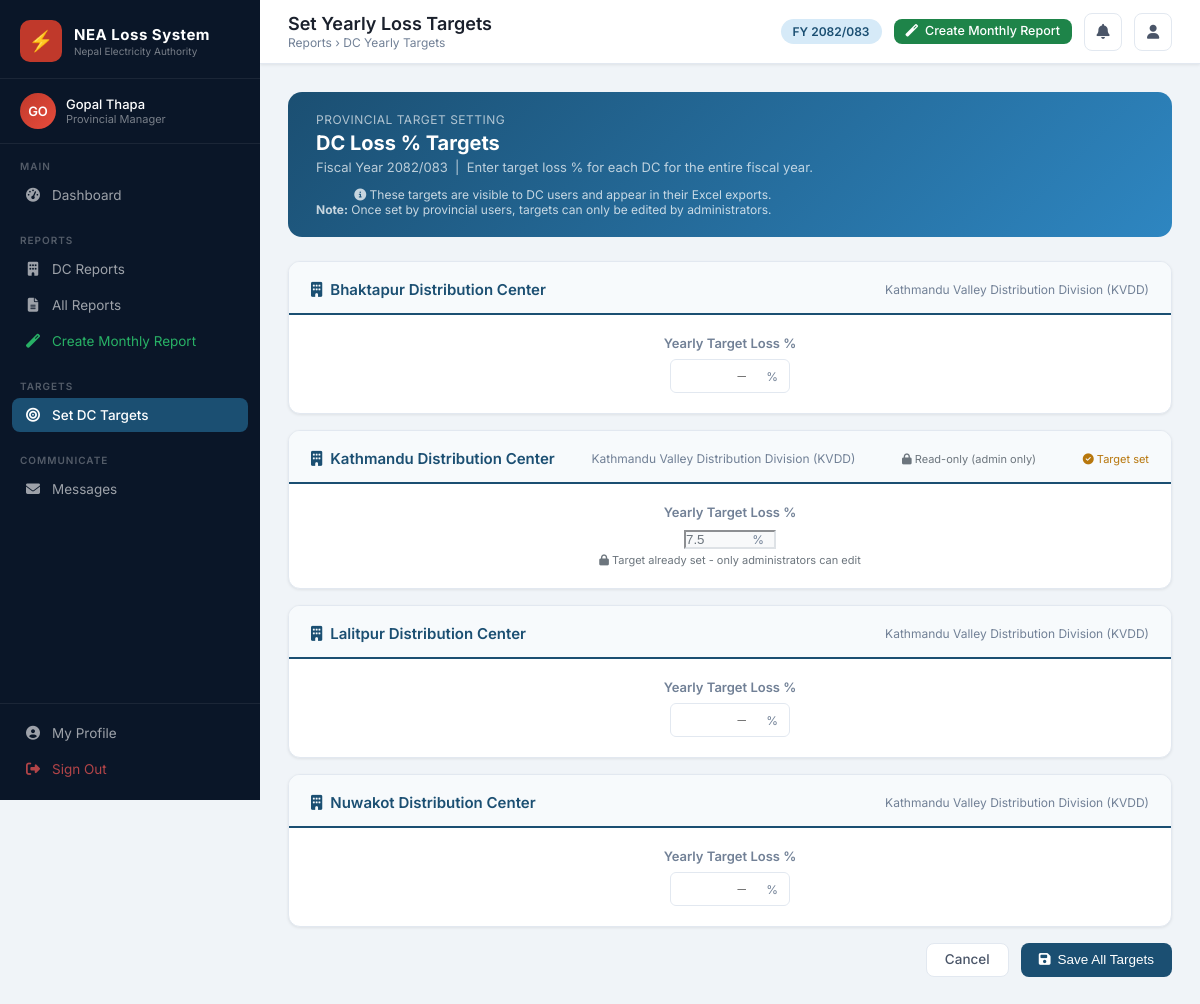
The app's page /targets/dc-yearly/ (signed in) with its own data.
### nea_loss/models.py (models this page shows, shortened)
class NEAUser(AbstractBaseUser, PermissionsMixin):
    ROLE_CHOICES = [
        ('SYS_ADMIN', 'System Administrator'),
        ('MD', 'Managing Director'),
        ('DMD', 'Deputy Managing Director'),
        ('DIRECTOR', 'Director'),
        ('PROVINCIAL_MANAGER', 'Provincial Manager'),
        ('DC_MANAGER', 'DC Manager'),
        ('DC_STAFF', 'DC Staff'),
    ]
    username = models.CharField(max_length=50, unique=True)
    email = models.EmailField(unique=True)
    full_name = models.CharField(max_length=150)
    role = models.CharField(max_length=30, choices=ROLE_CHOICES, default='DC_STAFF')
    employee_id = models.CharField(max_length=30, blank=True)
    phone = models.CharField(max_length=20, blank=True)
    designation = models.CharField(max_length=100, blank=True)
    provincial_office = models.ForeignKey(ProvincialOffice, null=True, blank=True, on_delete=models.SET_NULL)
    distribution_center = models.ForeignKey(DistributionCenter, null=True, blank=True, on_delete=models.SET_NULL)
    is_active = models.BooleanField(default=True)
    is_staff = models.BooleanField(default=False)
    date_joined = models.DateTimeField(default=timezone.now)
    last_login_ip = models.GenericIPAddressField(null=True, blank=True)
    objects = NEAUserManager()
    USERNAME_FIELD = 'username'
    REQUIRED_FIELDS = ['email', 'full_name']
    @property
    def is_system_admin(self):
        return self.role == 'SYS_ADMIN' or self.is_superuser
    @property
    def is_top_management(self):
        return self.role in ['MD', 'DMD', 'DIRECTOR']
    @property
    def is_provincial(self):
        return self.role == 'PROVINCIAL_MANAGER'
    @property
    def is_dc_level(self):
        return self.role in ['DC_MANAGER', 'DC_STAFF']
    class Meta:
        verbose_name = 'NEA User'
        verbose_name_plural = 'NEA Users'

class FiscalYear(models.Model):
    year_bs = models.CharField(max_length=20, unique=True)
    year_ad_start = models.IntegerField()
    year_ad_end = models.IntegerField()
    loss_target_percent = models.DecimalField(max_digits=5, decimal_places=2)
    is_active = models.BooleanField(default=False)
    created_at = models.DateTimeField(auto_now_add=True)
    class Meta:
        ordering = ['-year_ad_start']

class DistributionCenter(models.Model):
    MONTH_CHOICES = [
        (1,'Shrawan'),(2,'Bhadra'),(3,'Ashwin'),(4,'Kartik'),
        (5,'Mangsir'),(6,'Poush'),(7,'Magh'),(8,'Falgun'),
        (9,'Chaitra'),(10,'Baisakh'),(11,'Jestha'),(12,'Ashadh'),
    ]
    provincial_office = models.ForeignKey(ProvincialOffice, on_delete=models.CASCADE, related_name='distribution_centers')
    name = models.CharField(max_length=150)
    code = models.CharField(max_length=30, unique=True)
    address = models.TextField(blank=True)
    contact = models.CharField(max_length=20, blank=True)
    report_start_month = models.PositiveSmallIntegerField(
        choices=MONTH_CHOICES, default=1,
        help_text='First month this DC is required to submit a report for the fiscal year. '
                  'Admin sets this — e.g. a DC added mid-year starts from Mangsir (5).'
    )
    is_active = models.BooleanField(default=True, help_text='Inactive DCs are hidden from reports and lists.')
    created_at = models.DateTimeField(auto_now_add=True)
    class Meta:
        ordering = ['name']

class ProvincialOffice(models.Model):
    province = models.ForeignKey(Province, on_delete=models.CASCADE, related_name='offices')
    name = models.CharField(max_length=150)
    code = models.CharField(max_length=30, unique=True)
    address = models.TextField(blank=True)
    contact = models.CharField(max_length=20, blank=True)
    created_at = models.DateTimeField(auto_now_add=True)
    class Meta:
        ordering = ['name']

### nea_loss/views.py (the view, shortened to what this page needs)
# urls.py: path('targets/dc-yearly/', views.DCYearlyTargetView.as_view(), name='dc_yearly_targets'),
class DCYearlyTargetView(LoginRequiredMixin, View):
    template_name = 'nea_loss/reports/dc_yearly_targets.html'
    def dispatch(self, request, *args, **kwargs):
        user = request.user
        if user.is_authenticated:
            if not (getattr(user, 'is_system_admin', False) or user.is_provincial or user.is_top_management):
                messages.error(request, 'Only provincial managers can set DC yearly targets.')
                return redirect('dashboard')
        return super().dispatch(request, *args, **kwargs)
    def get(self, request):
        user = request.user
        active_fy = FiscalYear.objects.filter(is_active=True).first()
        if getattr(user, 'is_system_admin', False) or user.is_top_management:
            dcs = DistributionCenter.objects.select_related('provincial_office').all().order_by('provincial_office__name', 'name')
        else:
            po = user.provincial_office
            dcs = DistributionCenter.objects.filter(provincial_office=po).order_by('name') if po else DistributionCenter.objects.none()
        existing_targets = {}
        if active_fy:
            for t in DCYearlyTarget.objects.filter(fiscal_year=active_fy, distribution_center__in=dcs):
                existing_targets[t.distribution_center_id] = float(t.target_loss_percent)
        dc_rows = []
        for dc in dcs:
            target_exists = dc.pk in existing_targets
            can_edit = False
            if getattr(user, 'is_system_admin', False) or user.is_top_management:
                can_edit = True  # Admin can always edit
            elif user.is_provincial:
                can_edit = not target_exists  # Provincial can edit only if no target exists yet
            dc_rows.append({
                'dc': dc,
                'target': existing_targets.get(dc.pk, ''),
                'can_edit': can_edit,
                'target_exists': target_exists,
            })
        return render(request, self.template_name, {
            'active_fy': active_fy,
            'dc_rows': dc_rows,
        })

### nea_loss/context_processors.py (called while the page is built, shortened)
def nea_permissions(request):
    u = request.user
    is_sys_admin = getattr(u, 'is_system_admin', False)
    is_top = getattr(u, 'is_top_management', False)
    is_prov = getattr(u, 'is_provincial', False)
    is_dc = getattr(u, 'is_dc_level', False)
    can_create_dc = False
    if is_sys_admin:
        can_create_dc = True
    elif is_dc:
        can_create_dc = bool(getattr(u, 'distribution_center_id', None))
    can_create_prov = False
    if is_sys_admin:
        can_create_prov = True
    elif is_prov:
        can_create_prov = bool(getattr(u, 'provincial_office_id', None))
    return {
        'can_create_loss_report': can_create_dc,
        'can_create_provincial_report': can_create_prov,
        'is_system_admin': is_sys_admin,
        'is_top_management': is_top,
        'is_provincial': is_prov,
        'is_dc_level': is_dc,
    }

### nea_loss/templates/nea_loss/reports/dc_yearly_targets.html (shortened to what this page needs)
{% extends 'nea_loss/base.html' %}
{% block page_title %}Set Yearly Loss Targets{% endblock %}
{% block breadcrumb %}Reports &rsaquo; DC Yearly Targets{% endblock %}
{% block content %}
<div style="background:linear-gradient(135deg,#1B4F72,#2E86C1);border-radius:14px;padding:20px 28px;margin-bottom:24px;color:white;display:flex;align-items:center;justify-content:space-between;flex-wrap:wrap;gap:12px;">
  <div>
    <div style="font-size:12px;opacity:0.65;text-transform:uppercase;letter-spacing:0.5px;margin-bottom:4px;">Provincial Target Setting</div>
    <div style="font-size:20px;font-weight:700;">DC Loss % Targets</div>
    <div style="font-size:13px;opacity:0.7;margin-top:4px;">
      {% if active_fy %}Fiscal Year {{ active_fy.year_bs }}{% else %}No active fiscal year{% endif %}
      &nbsp;|&nbsp; Enter target loss % for each DC for the entire fiscal year.
    </div>
  </div>
  <div style="font-size:12px;opacity:0.75;text-align:right;">
    <i class="fas fa-info-circle"></i> These targets are visible to DC users and appear in their Excel exports.
    <br><strong>Note:</strong> Once set by provincial users, targets can only be edited by administrators.
  </div>
</div>
{% if not active_fy %}
<div class="card" style="text-align:center;padding:48px;">
  <div style="font-size:40px;margin-bottom:12px;">📅</div>
  <div style="font-size:16px;font-weight:600;">No Active Fiscal Year</div>
  <div style="color:var(--text-muted);font-size:13px;margin-top:8px;">Please set an active fiscal year before configuring targets.</div>
</div>
{% else %}
<form method="POST">
  {% for row in dc_rows %}
  <div class="card mb-16" style="overflow:hidden;">
    <div class="card-header" style="background:#F7FAFC;border-bottom:2px solid var(--nea-blue);">
      <h2 style="color:var(--nea-blue);"><i class="fas fa-building" style="margin-right:8px;"></i>{{ row.dc.name }}</h2>
      <span style="font-size:12px;color:var(--text-muted);">{{ row.dc.provincial_office.name }}</span>
      {% if not row.can_edit %}<span style="margin-left:10px;font-size:11px;color:#6c757d;"><i class="fas fa-lock"></i> Read-only (admin only)</span>{% endif %}
      {% if row.target_exists and not row.can_edit %}<span style="margin-left:10px;font-size:11px;color:#B7770D;"><i class="fas fa-check-circle"></i> Target set</span>{% endif %}
    </div>
    <div style="padding:20px;text-align:center;">
      <div style="display:inline-block;min-width:200px;">
        <label style="display:block;font-size:13px;font-weight:600;color:var(--text-muted);margin-bottom:8px;">Yearly Target Loss %</label>
        <div style="position:relative;display:inline-block;">
          <input
            type="number"
            name="target_{{ row.dc.pk }}"
            value="{{ row.target }}"
            min="0" max="100" step="0.001"
            placeholder="—"
            {% if not row.can_edit %}readonly style="background:#f8f9fa;border-color:#dee2e6;color:#6c757d;"{% endif %}
            style="width:120px;padding:8px 28px 8px 12px;border:1px solid var(--border-color);border-radius:6px;font-size:14px;text-align:right;font-family:monospace;"
            onchange="markChanged(this)"
          >
          <span style="position:absolute;right:12px;top:50%;transform:translateY(-50%);font-size:12px;color:var(--text-muted);pointer-events:none;">%</span>
        </div>
        {% if not row.can_edit %}
        <div style="font-size:11px;color:#6c757d;margin-top:4px;">
          {% if row.target_exists %}
            <i class="fas fa-lock"></i> Target already set - only administrators can edit
          {% else %}
            <i class="fas fa-lock"></i> Read-only (admin only)
          {% endif %}
        </div>
        {% endif %}
      </div>
    </div>
  </div>
  {% endfor %}
  {% if dc_rows.0.can_edit %}
  <div style="display:flex;gap:12px;justify-content:flex-end;margin-top:8px;">
    <a href="{% url 'dashboard' %}" class="btn btn-outline">Cancel</a>
    <button type="submit" class="btn btn-primary" id="save-btn">
      <i class="fas fa-save"></i> Save All Targets
    </button>
  </div>
  {% else %}
  <div style="display:flex;gap:12px;justify-content:flex-end;margin-top:8px;">
    <a href="{% url 'dashboard' %}" class="btn btn-outline">Back to Dashboard</a>
  </div>
  {% endif %}
</form>
{% endif %}
{% endblock %}

### nea_loss/templates/nea_loss/base.html (shortened to what this page needs)
{% load static %}
<!DOCTYPE html>
<html lang="en">
<head>
<link href="https://cdnjs.cloudflare.com/ajax/libs/font-awesome/6.5.0/css/all.min.css" rel="stylesheet">
</head>
<body>
<aside class="sidebar">
  <div class="sidebar-logo">
    <div class="sidebar-logo-icon">⚡</div>
    <div class="sidebar-logo-text">
      <div class="brand">NEA Loss System</div>
      <div class="tagline">Nepal Electricity Authority</div>
    </div>
  </div>
  {% if user.is_authenticated %}
  <div class="sidebar-user">
    <div class="user-avatar">{{ user.full_name|slice:":2"|upper }}</div>
    <div class="user-info">
      <div class="name">{{ user.full_name|truncatechars:22 }}</div>
      <div class="role">{{ user.get_role_display }}</div>
    </div>
  </div>
  {% endif %}
  <nav>
    <div class="nav-section">
      <div class="nav-section-label">Main</div>
      <a href="{% url 'dashboard' %}" class="nav-item {% if request.resolver_match.url_name == 'dashboard' %}active{% endif %}">
        <i class="fas fa-tachometer-alt"></i> Dashboard
      </a>
    </div>
    {% if is_system_admin %}
    <div class="nav-section">
      <div class="nav-section-label">Reports</div>
      <a href="{% url 'report_list' %}" class="nav-item {% if request.resolver_match.url_name == 'report_list' %}active{% endif %}">
        <i class="fas fa-file-alt"></i> All DC Reports
        {% if unread_notifications_count %}<span class="badge">{{ unread_notifications_count }}</span>{% endif %}
      </a>
      <a href="{% url 'report_create' %}" class="nav-item {% if request.resolver_match.url_name == 'report_create' %}active{% endif %}">
        <i class="fas fa-plus-circle"></i> New DC Report
      </a>
      <a href="{% url 'provincial_report_list' %}" class="nav-item {% if 'provincial' in request.resolver_match.url_name %}active{% endif %}">
        <i class="fas fa-file-invoice"></i> Provincial Reports
      </a>
      <a href="{% url 'provincial_report_create' %}" class="nav-item">
        <i class="fas fa-magic"></i> Create Prov. Report
      </a>
    </div>
    <div class="nav-section">
      <div class="nav-section-label">Analytics</div>
      <a href="{% url 'org_overview' %}" class="nav-item {% if request.resolver_match.url_name == 'org_overview' %}active{% endif %}">
        <i class="fas fa-sitemap"></i> Org Overview
      </a>
    </div>
    <div class="nav-section">
      <div class="nav-section-label">System Management</div>
      <a href="{% url 'user_list' %}" class="nav-item {% if 'user' in request.resolver_match.url_name %}active{% endif %}">
        <i class="fas fa-users-cog"></i> User Management
      </a>
      <a href="/admin/" class="nav-item" target="_blank">
        <i class="fas fa-database"></i> Django Admin Panel
      </a>
    </div>
    {% elif user.is_provincial %}
    <div class="nav-section">
      <div class="nav-section-label">Reports</div>
      <a href="{% url 'provincial_dc_reports' %}" class="nav-item {% if request.resolver_match.url_name == 'provincial_dc_reports' %}active{% endif %}">
        <i class="fas fa-building"></i> DC Reports
      </a>
      <a href="{% url 'report_list' %}" class="nav-item {% if request.resolver_match.url_name == 'report_list' %}active{% endif %}">
        <i class="fas fa-file-alt"></i> All Reports
      </a>
      <a href="{% url 'provincial_report_create' %}" class="nav-item {% if request.resolver_match.url_name == 'provincial_report_create' %}active{% endif %}" style="color:rgba(46,204,113,0.85);">
        <i class="fas fa-magic"></i> Create Monthly Report
      </a>
    </div>
    <div class="nav-section">
      <div class="nav-section-label">Targets</div>
      <a href="{% url 'dc_yearly_targets' %}" class="nav-item {% if request.resolver_match.url_name == 'dc_yearly_targets' %}active{% endif %}">
        <i class="fas fa-bullseye"></i> Set DC Targets
      </a>
    </div>
    {% endif %}
  </nav>
  <div class="nav-section">
    <div class="nav-section-label">Communicate</div>
    <a href="{% url 'message_inbox' %}" class="nav-item {% if 'message' in request.resolver_match.url_name %}active{% endif %}">
      <i class="fas fa-envelope"></i> Messages
    </a>
  </div>
  <div class="sidebar-footer">
    <a href="{% url 'profile' %}" class="nav-item">
      <i class="fas fa-user-circle"></i> My Profile
    </a>
    <a href="{% url 'logout' %}" class="nav-item" style="color:rgba(220,80,80,0.8);">
      <i class="fas fa-sign-out-alt"></i> Sign Out
    </a>
  </div>
</aside>
<header class="topbar">
  <div class="topbar-title">
    <h1>{% block page_title %}Dashboard{% endblock %}</h1>
    <div class="breadcrumb">{% block breadcrumb %}NEA Loss Analysis System{% endblock %}</div>
  </div>
  <div class="topbar-actions">
    {% if active_fy %}
    <span class="fy-badge">FY {{ active_fy.year_bs }}</span>
    {% endif %}
    {% if can_create_provincial_report and is_provincial %}
    <a href="{% url 'provincial_report_create' %}" class="btn btn-primary btn-sm" style="background:var(--nea-green);">
      <i class="fas fa-magic"></i> Create Monthly Report
    </a>
    {% endif %}
    <a href="#" class="topbar-btn" id="notif-btn" title="Notifications">
      <i class="fas fa-bell" style="font-size:15px;"></i>
    </a>
    <a href="{% url 'profile' %}" class="topbar-btn">
      <i class="fas fa-user" style="font-size:14px;"></i>
    </a>
  </div>
</header>
<main class="main-content">
  <div class="page-body">
    {% block content %}{% endblock %}
  </div>
</main>
</body>
</html>

### records on screen
NEAUser: full_name "GO", full_name "Gopal Thapa", role "Provincial Manager"
FiscalYear: year_bs "2082/083"
DistributionCenter: dc.name "Bhaktapur Distribution Center", dc.provincial_office.name "Kathmandu Valley Distribution Division (KVDD)"
DistributionCenter: dc.name "Kathmandu Distribution Center", dc.provincial_office.name "Kathmandu Valley Distribution Division (KVDD)", shows "Read-only (admin only)", shows "Target set", dc.pk "7.5", shows "Target already set - only administrators can edit"
DistributionCenter: dc.name "Lalitpur Distribution Center", dc.provincial_office.name "Kathmandu Valley Distribution Division (KVDD)"
DistributionCenter: dc.name "Nuwakot Distribution Center", dc.provincial_office.name "Kathmandu Valley Distribution Division (KVDD)"
